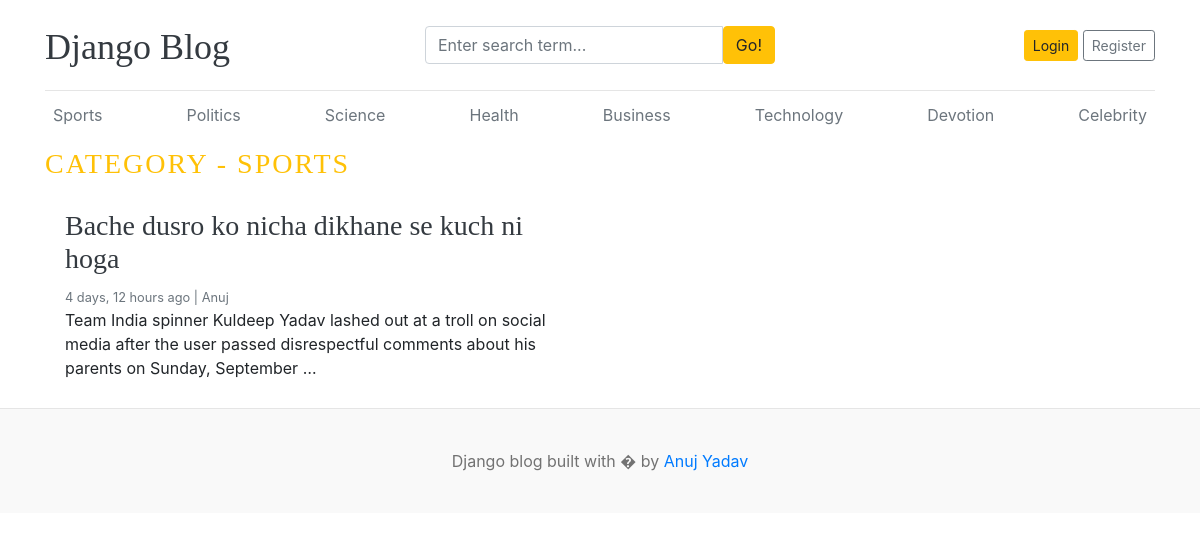
Page /category/1/ on the committed database.
### blogs/models.py (models this page shows, shortened)
class Category(models.Model):
    category_name = models.CharField(max_length=50, unique=True)
    created_at = models.DateTimeField(auto_now_add=True)
    updated_at = models.DateTimeField(auto_now=True)
    class Meta:
        verbose_name_plural = 'categories'
    def __str__(self):
        return self.category_name

class Blog(models.Model):
    title = models.CharField(max_length=100)
    slug = models.SlugField(max_length=150, unique=True, blank=True)
    category = models.ForeignKey(Category, on_delete=models.CASCADE)
    author = models.ForeignKey(User, on_delete=models.CASCADE)
    featured_image = models.ImageField(upload_to='uploads/%Y/%M/%d')
    short_description = models.TextField(max_length = 500)
    blog_body = models.TextField(max_length=1000)
    status = models.CharField(max_length=20, choices=STATUS_CHOICES, default="Draft")
    is_featured = models.BooleanField(default=False)
    created_at = models.DateTimeField(auto_now_add=True)
    updated_at = models.DateTimeField(auto_now=True)

### blogs/views.py (the view)
# urls.py: path('<int:category_id>/', views.posts_by_category, name='posts_by_category')
def posts_by_category(request, category_id):
    posts = Blog.objects.filter(status='Published', category=category_id)
    category = get_object_or_404(Category, pk=category_id)
    context = {
        'posts' : posts,
        'category' : category,
    }
    return render(request, 'post_by_category.html', context=context)

### blogs/context_processors.py (called while the page is built)
def get_categories(request):
    categories = Category.objects.all()
    return dict(categories=categories)

def get_social_links(request):
    social_links = SocialLink.objects.all()
    return dict(social_links=social_links )

### templates/post_by_category.html
{% extends 'base.html' %}
{% block content %}
<h3 class="text-uppercase text-warning" style="letter-spacing: 2px">Category - {{ category }}</h3>
  <div class="row mb-2">
    {% if posts %}
    {% for post in posts %}
    <div class="col-md-6">
      <div class="card border-0" >
        <div class="card-body">
          <h3><a href="{% url 'blogs' post.slug %}" class="text-dark">{{ post.title }}</a></h3>
          <small class="mb-1 text-muted">{{post.created_at | timesince }} ago | {{post.author | capfirst}} </small>
          <p class="card-text">{{ post.short_description | truncatewords:25 }}</p>
        </div>
      </div>
    </div>
  {% endfor %}
  {% else %}
    <p>No post found.</p>
  {% endif %}
  </div>
</div>
{% endblock %}

### templates/base.html (shortened to what this page needs)
{% load static %}
<!DOCTYPE html>
<html lang="en">
<head>
    <link href="https://getbootstrap.com/docs/4.0/dist/css/bootstrap.min.css" rel="stylesheet">
    <link href="{% static 'css/blog.css' %}" rel="stylesheet">
    <link rel="stylesheet" href="https://cdnjs.cloudflare.com/ajax/libs/font-awesome/4.7.0/css/font-awesome.min.css">
  </head>
<body>
    <div class="container">
      <header class="blog-header py-3">
        <div class="row flex-nowrap justify-content-between align-items-center">
          <div class="col-4 pt-1">
            <a class="blog-header-logo text-dark" href="/">Django Blog</a>
          </div>
          <div class="col-4">
            <form action="{% url 'search' %}" method="GET">
              <div class="input-group">
                <input class="form-control" type="text" name="keyword" value="{{ keyword }}" placeholder="Enter search term..." aria-label="Enter search term..." aria-describedby="button-search" />
                <button class="btn btn-warning" type="submit" id="button-search" type="button">Go!</button>
            </div>
            </form>
          </div>
          <div class="col-4 d-flex justify-content-end align-items-center">
            {% if not user.is_authenticated %}
            <a class="btn btn-sm btn-warning" href="{% url 'login' %}">Login</a> &nbsp;
            <a class="btn btn-sm btn-outline-secondary" href="{% url 'register' %}">Register</a>
            {% else %}
            <span> <a href="{% url 'dashboard' %}">Dashboard</a> </span>
            &emsp;
            <span> <a href="{% url 'logout' %}">Logout</a></span>
            {% endif %}
          </div>
        </div>
      </header>
      <div class="nav-scroller py-1 mb-2">
        <nav class="nav d-flex justify-content-between">
          {% for cat in categories %}
          <a class="p-2 text-muted" href="{% url 'posts_by_category' cat.pk %}">{{cat.category_name}}</a>
          {% endfor %}
        </nav>
      </div>
{% block content %}
{% endblock %}
<footer class="blog-footer">
    <p>Django blog built with � by <a href="#">Anuj Yadav</a></p>
  </footer>
  </body>
  </html>

### blog_main/static/css/blog.css (style rules this page uses)
.blog-header { border-bottom: 1px solid #e5e5e5; }
.blog-header-logo { font-family: "Playfair Display", Georgia, "Times New Roman", serif; font-size: 2.25rem; }
h1, h2, h3, h4, h5, h6 { font-family: "Playfair Display", Georgia, "Times New Roman", serif; }
.blog-footer { padding: 2.5rem 0; color: #727272; text-align: center; background-color: #f9f9f9; border-top: .05rem solid #e5e5e5; }
.blog-footer p:last-child { margin-bottom: 0; }

### rows in the picture
Category: category_name "Sports", category_name "SPORTS"
Category: category_name "Politics"
Category: category_name "Science"
Category: category_name "Health"
Category: category_name "Business"
Category: category_name "Technology"
Category: category_name "Devotion"
Category: category_name "Celebrity"
Blog: title "Bache dusro ko nicha dikhane se kuch ni hoga", created_at "4 days, 12 hours", author "Anuj", short_description "Team India spinner Kuldeep Yadav lashed out at a troll on social media after the user passed disrespectful comments about his parents on Sunday, September …"
